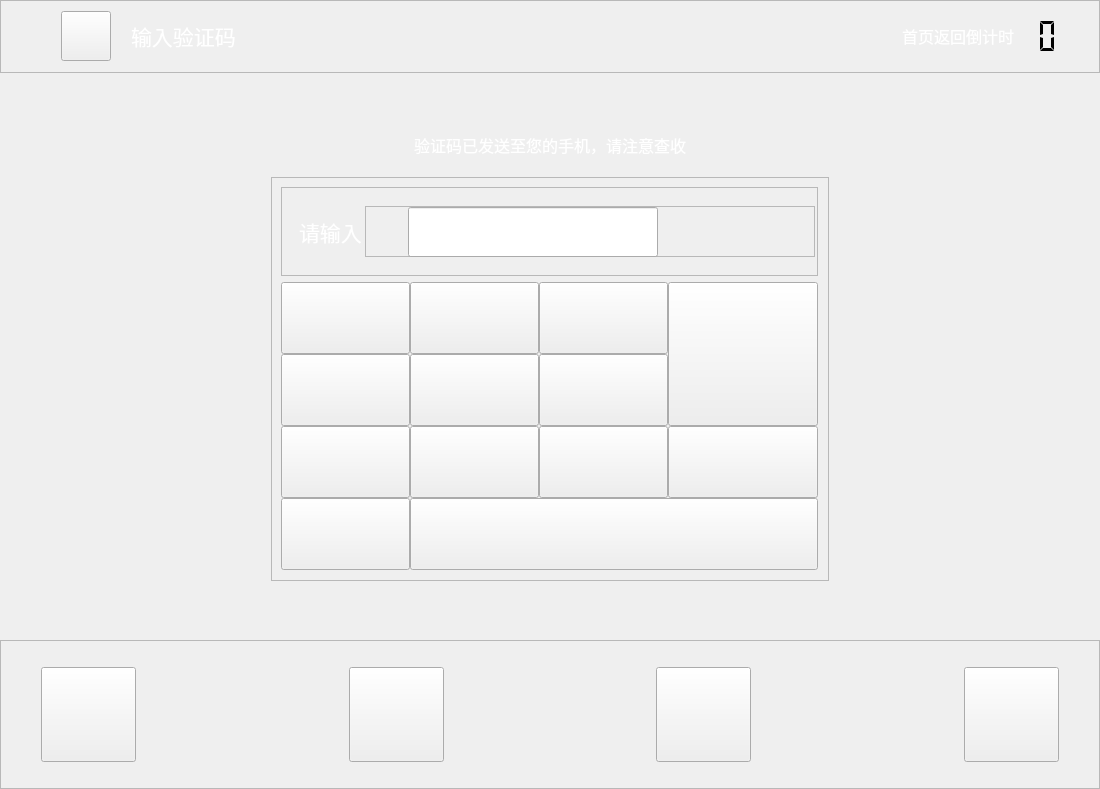
<?xml version="1.0" encoding="UTF-8"?>
<ui version="4.0">
 <class>IdentifyCode</class>
 <widget class="QWidget" name="IdentifyCode">
  <property name="geometry">
   <rect>
    <x>0</x>
    <y>0</y>
    <width>1100</width>
    <height>789</height>
   </rect>
  </property>
  <property name="windowTitle">
   <string>Form</string>
  </property>
  <layout class="QVBoxLayout" name="verticalLayout_2">
   <property name="spacing">
    <number>0</number>
   </property>
   <property name="leftMargin">
    <number>0</number>
   </property>
   <property name="topMargin">
    <number>0</number>
   </property>
   <property name="rightMargin">
    <number>0</number>
   </property>
   <property name="bottomMargin">
    <number>0</number>
   </property>
   <item>
    <widget class="QFrame" name="frame_4">
     <property name="sizePolicy">
      <sizepolicy hsizetype="Preferred" vsizetype="Fixed">
       <horstretch>0</horstretch>
       <verstretch>0</verstretch>
      </sizepolicy>
     </property>
     <property name="frameShape">
      <enum>QFrame::StyledPanel</enum>
     </property>
     <property name="frameShadow">
      <enum>QFrame::Raised</enum>
     </property>
     <layout class="QHBoxLayout" name="horizontalLayout_9">
      <property name="spacing">
       <number>0</number>
      </property>
      <property name="leftMargin">
       <number>0</number>
      </property>
      <property name="topMargin">
       <number>0</number>
      </property>
      <property name="rightMargin">
       <number>0</number>
      </property>
      <property name="bottomMargin">
       <number>0</number>
      </property>
      <item>
       <spacer name="horizontalSpacer_47">
        <property name="orientation">
         <enum>Qt::Horizontal</enum>
        </property>
        <property name="sizeType">
         <enum>QSizePolicy::Fixed</enum>
        </property>
        <property name="sizeHint" stdset="0">
         <size>
          <width>60</width>
          <height>20</height>
         </size>
        </property>
       </spacer>
      </item>
      <item>
       <widget class="QPushButton" name="pushButton">
        <property name="sizePolicy">
         <sizepolicy hsizetype="Fixed" vsizetype="Fixed">
          <horstretch>0</horstretch>
          <verstretch>0</verstretch>
         </sizepolicy>
        </property>
        <property name="minimumSize">
         <size>
          <width>50</width>
          <height>50</height>
         </size>
        </property>
        <property name="maximumSize">
         <size>
          <width>50</width>
          <height>50</height>
         </size>
        </property>
        <property name="focusPolicy">
         <enum>Qt::NoFocus</enum>
        </property>
        <property name="styleSheet">
         <string notr="true">border-image: url(:/image/picture/qietu/返回.png);</string>
        </property>
        <property name="text">
         <string/>
        </property>
       </widget>
      </item>
      <item>
       <spacer name="horizontalSpacer_8">
        <property name="orientation">
         <enum>Qt::Horizontal</enum>
        </property>
        <property name="sizeType">
         <enum>QSizePolicy::Fixed</enum>
        </property>
        <property name="sizeHint" stdset="0">
         <size>
          <width>20</width>
          <height>20</height>
         </size>
        </property>
       </spacer>
      </item>
      <item>
       <widget class="QLabel" name="label_9">
        <property name="sizePolicy">
         <sizepolicy hsizetype="Preferred" vsizetype="Fixed">
          <horstretch>0</horstretch>
          <verstretch>0</verstretch>
         </sizepolicy>
        </property>
        <property name="minimumSize">
         <size>
          <width>0</width>
          <height>50</height>
         </size>
        </property>
        <property name="maximumSize">
         <size>
          <width>16777215</width>
          <height>50</height>
         </size>
        </property>
        <property name="font">
         <font>
          <family>微软雅黑</family>
          <pointsize>16</pointsize>
         </font>
        </property>
        <property name="text">
         <string>&lt;html&gt;&lt;head/&gt;&lt;body&gt;&lt;p&gt;&lt;span style=&quot; color:#ffffff;&quot;&gt;输入验证码&lt;/span&gt;&lt;/p&gt;&lt;/body&gt;&lt;/html&gt;</string>
        </property>
       </widget>
      </item>
      <item>
       <spacer name="horizontalSpacer_9">
        <property name="orientation">
         <enum>Qt::Horizontal</enum>
        </property>
        <property name="sizeHint" stdset="0">
         <size>
          <width>249</width>
          <height>20</height>
         </size>
        </property>
       </spacer>
      </item>
      <item>
       <widget class="QLabel" name="label_10">
        <property name="font">
         <font>
          <family>微软雅黑</family>
          <pointsize>12</pointsize>
         </font>
        </property>
        <property name="text">
         <string>&lt;html&gt;&lt;head/&gt;&lt;body&gt;&lt;p&gt;&lt;span style=&quot; color:#ffffff;&quot;&gt;首页返回倒计时&lt;/span&gt;&lt;/p&gt;&lt;/body&gt;&lt;/html&gt;</string>
        </property>
       </widget>
      </item>
      <item>
       <widget class="QLCDNumber" name="lcdNumber">
        <property name="sizePolicy">
         <sizepolicy hsizetype="Fixed" vsizetype="Fixed">
          <horstretch>0</horstretch>
          <verstretch>0</verstretch>
         </sizepolicy>
        </property>
        <property name="minimumSize">
         <size>
          <width>50</width>
          <height>50</height>
         </size>
        </property>
        <property name="maximumSize">
         <size>
          <width>50</width>
          <height>50</height>
         </size>
        </property>
        <property name="font">
         <font>
          <family>微软雅黑</family>
          <pointsize>12</pointsize>
         </font>
        </property>
        <property name="layoutDirection">
         <enum>Qt::LeftToRight</enum>
        </property>
        <property name="autoFillBackground">
         <bool>false</bool>
        </property>
        <property name="inputMethodHints">
         <set>Qt::ImhNone</set>
        </property>
        <property name="frameShape">
         <enum>QFrame::NoFrame</enum>
        </property>
        <property name="frameShadow">
         <enum>QFrame::Plain</enum>
        </property>
        <property name="lineWidth">
         <number>0</number>
        </property>
        <property name="midLineWidth">
         <number>0</number>
        </property>
        <property name="smallDecimalPoint">
         <bool>true</bool>
        </property>
        <property name="digitCount">
         <number>2</number>
        </property>
        <property name="segmentStyle">
         <enum>QLCDNumber::Flat</enum>
        </property>
       </widget>
      </item>
      <item>
       <spacer name="verticalSpacer_12">
        <property name="orientation">
         <enum>Qt::Vertical</enum>
        </property>
        <property name="sizeType">
         <enum>QSizePolicy::Fixed</enum>
        </property>
        <property name="sizeHint" stdset="0">
         <size>
          <width>20</width>
          <height>71</height>
         </size>
        </property>
       </spacer>
      </item>
      <item>
       <spacer name="horizontalSpacer_15">
        <property name="orientation">
         <enum>Qt::Horizontal</enum>
        </property>
        <property name="sizeType">
         <enum>QSizePolicy::Fixed</enum>
        </property>
        <property name="sizeHint" stdset="0">
         <size>
          <width>15</width>
          <height>20</height>
         </size>
        </property>
       </spacer>
      </item>
     </layout>
    </widget>
   </item>
   <item>
    <spacer name="verticalSpacer_2">
     <property name="orientation">
      <enum>Qt::Vertical</enum>
     </property>
     <property name="sizeHint" stdset="0">
      <size>
       <width>20</width>
       <height>40</height>
      </size>
     </property>
    </spacer>
   </item>
   <item>
    <layout class="QHBoxLayout" name="horizontalLayout_10">
     <item>
      <spacer name="horizontalSpacer_16">
       <property name="orientation">
        <enum>Qt::Horizontal</enum>
       </property>
       <property name="sizeHint" stdset="0">
        <size>
         <width>40</width>
         <height>20</height>
        </size>
       </property>
      </spacer>
     </item>
     <item>
      <widget class="QLabel" name="label_3">
       <property name="minimumSize">
        <size>
         <width>0</width>
         <height>20</height>
        </size>
       </property>
       <property name="text">
        <string>&lt;html&gt;&lt;head/&gt;&lt;body&gt;&lt;p&gt;&lt;span style=&quot; font-size:12pt; color:#ffffff;&quot;&gt;验证码已发送至您的手机，请注意查收&lt;/span&gt;&lt;/p&gt;&lt;/body&gt;&lt;/html&gt;</string>
       </property>
      </widget>
     </item>
     <item>
      <spacer name="horizontalSpacer_17">
       <property name="orientation">
        <enum>Qt::Horizontal</enum>
       </property>
       <property name="sizeHint" stdset="0">
        <size>
         <width>40</width>
         <height>20</height>
        </size>
       </property>
      </spacer>
     </item>
    </layout>
   </item>
   <item>
    <spacer name="verticalSpacer_3">
     <property name="orientation">
      <enum>Qt::Vertical</enum>
     </property>
     <property name="sizeType">
      <enum>QSizePolicy::Fixed</enum>
     </property>
     <property name="sizeHint" stdset="0">
      <size>
       <width>20</width>
       <height>20</height>
      </size>
     </property>
    </spacer>
   </item>
   <item>
    <layout class="QHBoxLayout" name="horizontalLayout_2">
     <item>
      <spacer name="horizontalSpacer_3">
       <property name="orientation">
        <enum>Qt::Horizontal</enum>
       </property>
       <property name="sizeType">
        <enum>QSizePolicy::Expanding</enum>
       </property>
       <property name="sizeHint" stdset="0">
        <size>
         <width>60</width>
         <height>20</height>
        </size>
       </property>
      </spacer>
     </item>
     <item>
      <widget class="QFrame" name="frame_2">
       <property name="sizePolicy">
        <sizepolicy hsizetype="Preferred" vsizetype="Fixed">
         <horstretch>0</horstretch>
         <verstretch>0</verstretch>
        </sizepolicy>
       </property>
       <property name="minimumSize">
        <size>
         <width>0</width>
         <height>0</height>
        </size>
       </property>
       <property name="maximumSize">
        <size>
         <width>16777215</width>
         <height>166666</height>
        </size>
       </property>
       <property name="frameShape">
        <enum>QFrame::StyledPanel</enum>
       </property>
       <property name="frameShadow">
        <enum>QFrame::Raised</enum>
       </property>
       <layout class="QVBoxLayout" name="verticalLayout">
        <property name="rightMargin">
         <number>10</number>
        </property>
        <property name="bottomMargin">
         <number>10</number>
        </property>
        <item>
         <widget class="QFrame" name="frame">
          <property name="sizePolicy">
           <sizepolicy hsizetype="Fixed" vsizetype="Fixed">
            <horstretch>0</horstretch>
            <verstretch>0</verstretch>
           </sizepolicy>
          </property>
          <property name="minimumSize">
           <size>
            <width>537</width>
            <height>89</height>
           </size>
          </property>
          <property name="maximumSize">
           <size>
            <width>537</width>
            <height>89</height>
           </size>
          </property>
          <property name="styleSheet">
           <string notr="true"/>
          </property>
          <property name="frameShape">
           <enum>QFrame::StyledPanel</enum>
          </property>
          <property name="frameShadow">
           <enum>QFrame::Raised</enum>
          </property>
          <layout class="QHBoxLayout" name="horizontalLayout">
           <property name="spacing">
            <number>0</number>
           </property>
           <property name="leftMargin">
            <number>0</number>
           </property>
           <property name="topMargin">
            <number>0</number>
           </property>
           <property name="rightMargin">
            <number>0</number>
           </property>
           <property name="bottomMargin">
            <number>0</number>
           </property>
           <item>
            <spacer name="horizontalSpacer_2">
             <property name="orientation">
              <enum>Qt::Horizontal</enum>
             </property>
             <property name="sizeType">
              <enum>QSizePolicy::Fixed</enum>
             </property>
             <property name="sizeHint" stdset="0">
              <size>
               <width>16</width>
               <height>20</height>
              </size>
             </property>
            </spacer>
           </item>
           <item>
            <widget class="QLabel" name="label_2">
             <property name="sizePolicy">
              <sizepolicy hsizetype="Preferred" vsizetype="Fixed">
               <horstretch>0</horstretch>
               <verstretch>0</verstretch>
              </sizepolicy>
             </property>
             <property name="minimumSize">
              <size>
               <width>30</width>
               <height>31</height>
              </size>
             </property>
             <property name="maximumSize">
              <size>
               <width>65</width>
               <height>30</height>
              </size>
             </property>
             <property name="font">
              <font>
               <family>微软雅黑</family>
               <pointsize>16</pointsize>
              </font>
             </property>
             <property name="text">
              <string>&lt;html&gt;&lt;head/&gt;&lt;body&gt;&lt;p&gt;&lt;span style=&quot; color:#ffffff;&quot;&gt;请输入：&lt;/span&gt;&lt;/p&gt;&lt;/body&gt;&lt;/html&gt;</string>
             </property>
             <property name="alignment">
              <set>Qt::AlignCenter</set>
             </property>
            </widget>
           </item>
           <item>
            <widget class="QFrame" name="frame_3">
             <property name="minimumSize">
              <size>
               <width>260</width>
               <height>51</height>
              </size>
             </property>
             <property name="maximumSize">
              <size>
               <width>450</width>
               <height>51</height>
              </size>
             </property>
             <property name="frameShape">
              <enum>QFrame::StyledPanel</enum>
             </property>
             <property name="frameShadow">
              <enum>QFrame::Raised</enum>
             </property>
             <layout class="QHBoxLayout" name="horizontalLayout_4">
              <property name="spacing">
               <number>6</number>
              </property>
              <property name="leftMargin">
               <number>20</number>
              </property>
              <property name="topMargin">
               <number>0</number>
              </property>
              <property name="rightMargin">
               <number>6</number>
              </property>
              <property name="bottomMargin">
               <number>0</number>
              </property>
              <item>
               <widget class="QLineEdit" name="lineEdit">
                <property name="sizePolicy">
                 <sizepolicy hsizetype="Fixed" vsizetype="Fixed">
                  <horstretch>0</horstretch>
                  <verstretch>0</verstretch>
                 </sizepolicy>
                </property>
                <property name="minimumSize">
                 <size>
                  <width>0</width>
                  <height>50</height>
                 </size>
                </property>
                <property name="maximumSize">
                 <size>
                  <width>250</width>
                  <height>16777215</height>
                 </size>
                </property>
                <property name="focusPolicy">
                 <enum>Qt::NoFocus</enum>
                </property>
                <property name="text">
                 <string/>
                </property>
                <property name="alignment">
                 <set>Qt::AlignLeading|Qt::AlignLeft|Qt::AlignVCenter</set>
                </property>
               </widget>
              </item>
              <item>
               <widget class="QPushButton" name="pushButton_send">
                <property name="sizePolicy">
                 <sizepolicy hsizetype="Preferred" vsizetype="Fixed">
                  <horstretch>0</horstretch>
                  <verstretch>0</verstretch>
                 </sizepolicy>
                </property>
                <property name="minimumSize">
                 <size>
                  <width>74</width>
                  <height>40</height>
                 </size>
                </property>
                <property name="maximumSize">
                 <size>
                  <width>100</width>
                  <height>40</height>
                 </size>
                </property>
                <property name="font">
                 <font>
                  <family>微软雅黑</family>
                  <pointsize>12</pointsize>
                 </font>
                </property>
                <property name="focusPolicy">
                 <enum>Qt::NoFocus</enum>
                </property>
                <property name="styleSheet">
                 <string notr="true"/>
                </property>
                <property name="text">
                 <string/>
                </property>
                <property name="flat">
                 <bool>true</bool>
                </property>
               </widget>
              </item>
             </layout>
             <zorder>pushButton_send</zorder>
             <zorder>lineEdit</zorder>
            </widget>
           </item>
          </layout>
         </widget>
        </item>
        <item>
         <layout class="QGridLayout" name="gridLayout">
          <property name="spacing">
           <number>0</number>
          </property>
          <item row="1" column="0">
           <widget class="QPushButton" name="pushButton_4">
            <property name="sizePolicy">
             <sizepolicy hsizetype="Fixed" vsizetype="Fixed">
              <horstretch>0</horstretch>
              <verstretch>0</verstretch>
             </sizepolicy>
            </property>
            <property name="minimumSize">
             <size>
              <width>129</width>
              <height>72</height>
             </size>
            </property>
            <property name="maximumSize">
             <size>
              <width>129</width>
              <height>72</height>
             </size>
            </property>
            <property name="font">
             <font>
              <pointsize>9</pointsize>
              <weight>50</weight>
              <bold>false</bold>
             </font>
            </property>
            <property name="focusPolicy">
             <enum>Qt::NoFocus</enum>
            </property>
            <property name="styleSheet">
             <string notr="true">border-image: url(:/keyboard/数字键/4.png);</string>
            </property>
            <property name="text">
             <string/>
            </property>
           </widget>
          </item>
          <item row="0" column="1">
           <widget class="QPushButton" name="pushButton_2">
            <property name="sizePolicy">
             <sizepolicy hsizetype="Fixed" vsizetype="Fixed">
              <horstretch>0</horstretch>
              <verstretch>0</verstretch>
             </sizepolicy>
            </property>
            <property name="minimumSize">
             <size>
              <width>129</width>
              <height>72</height>
             </size>
            </property>
            <property name="maximumSize">
             <size>
              <width>129</width>
              <height>72</height>
             </size>
            </property>
            <property name="font">
             <font>
              <pointsize>9</pointsize>
              <weight>50</weight>
              <bold>false</bold>
             </font>
            </property>
            <property name="focusPolicy">
             <enum>Qt::NoFocus</enum>
            </property>
            <property name="styleSheet">
             <string notr="true">border-image: url(:/keyboard/数字键/2.png);</string>
            </property>
            <property name="text">
             <string/>
            </property>
           </widget>
          </item>
          <item row="1" column="1">
           <widget class="QPushButton" name="pushButton_5">
            <property name="sizePolicy">
             <sizepolicy hsizetype="Fixed" vsizetype="Fixed">
              <horstretch>0</horstretch>
              <verstretch>0</verstretch>
             </sizepolicy>
            </property>
            <property name="minimumSize">
             <size>
              <width>129</width>
              <height>72</height>
             </size>
            </property>
            <property name="maximumSize">
             <size>
              <width>129</width>
              <height>72</height>
             </size>
            </property>
            <property name="font">
             <font>
              <pointsize>9</pointsize>
              <weight>50</weight>
              <bold>false</bold>
             </font>
            </property>
            <property name="focusPolicy">
             <enum>Qt::NoFocus</enum>
            </property>
            <property name="styleSheet">
             <string notr="true">border-image: url(:/keyboard/数字键/5.png);</string>
            </property>
            <property name="text">
             <string/>
            </property>
           </widget>
          </item>
          <item row="1" column="2">
           <widget class="QPushButton" name="pushButton_6">
            <property name="sizePolicy">
             <sizepolicy hsizetype="Fixed" vsizetype="Fixed">
              <horstretch>0</horstretch>
              <verstretch>0</verstretch>
             </sizepolicy>
            </property>
            <property name="minimumSize">
             <size>
              <width>129</width>
              <height>72</height>
             </size>
            </property>
            <property name="maximumSize">
             <size>
              <width>129</width>
              <height>72</height>
             </size>
            </property>
            <property name="focusPolicy">
             <enum>Qt::NoFocus</enum>
            </property>
            <property name="styleSheet">
             <string notr="true">border-image: url(:/keyboard/数字键/6.png);</string>
            </property>
            <property name="text">
             <string/>
            </property>
           </widget>
          </item>
          <item row="0" column="3" rowspan="2">
           <widget class="QPushButton" name="pushButton_BackSapce">
            <property name="sizePolicy">
             <sizepolicy hsizetype="Preferred" vsizetype="Fixed">
              <horstretch>0</horstretch>
              <verstretch>0</verstretch>
             </sizepolicy>
            </property>
            <property name="minimumSize">
             <size>
              <width>144</width>
              <height>144</height>
             </size>
            </property>
            <property name="maximumSize">
             <size>
              <width>150</width>
              <height>144</height>
             </size>
            </property>
            <property name="focusPolicy">
             <enum>Qt::NoFocus</enum>
            </property>
            <property name="styleSheet">
             <string notr="true">border-image: url(:/keyboard/数字键/back.png);
border-image: url(:/keyboard/数字键/large_backspace.png);</string>
            </property>
            <property name="text">
             <string/>
            </property>
           </widget>
          </item>
          <item row="0" column="0">
           <widget class="QPushButton" name="pushButton_1">
            <property name="enabled">
             <bool>true</bool>
            </property>
            <property name="sizePolicy">
             <sizepolicy hsizetype="Fixed" vsizetype="Fixed">
              <horstretch>0</horstretch>
              <verstretch>0</verstretch>
             </sizepolicy>
            </property>
            <property name="minimumSize">
             <size>
              <width>129</width>
              <height>72</height>
             </size>
            </property>
            <property name="maximumSize">
             <size>
              <width>129</width>
              <height>72</height>
             </size>
            </property>
            <property name="font">
             <font>
              <pointsize>9</pointsize>
              <weight>50</weight>
              <bold>false</bold>
             </font>
            </property>
            <property name="focusPolicy">
             <enum>Qt::NoFocus</enum>
            </property>
            <property name="styleSheet">
             <string notr="true">border-image: url(:/keyboard/数字键/1.png);</string>
            </property>
            <property name="text">
             <string/>
            </property>
           </widget>
          </item>
          <item row="2" column="1">
           <widget class="QPushButton" name="pushButton_8">
            <property name="sizePolicy">
             <sizepolicy hsizetype="Fixed" vsizetype="Fixed">
              <horstretch>0</horstretch>
              <verstretch>0</verstretch>
             </sizepolicy>
            </property>
            <property name="minimumSize">
             <size>
              <width>129</width>
              <height>72</height>
             </size>
            </property>
            <property name="maximumSize">
             <size>
              <width>129</width>
              <height>72</height>
             </size>
            </property>
            <property name="focusPolicy">
             <enum>Qt::NoFocus</enum>
            </property>
            <property name="styleSheet">
             <string notr="true">border-image: url(:/keyboard/数字键/8.png);</string>
            </property>
            <property name="text">
             <string/>
            </property>
           </widget>
          </item>
          <item row="2" column="0">
           <widget class="QPushButton" name="pushButton_7">
            <property name="sizePolicy">
             <sizepolicy hsizetype="Fixed" vsizetype="Fixed">
              <horstretch>0</horstretch>
              <verstretch>0</verstretch>
             </sizepolicy>
            </property>
            <property name="minimumSize">
             <size>
              <width>129</width>
              <height>72</height>
             </size>
            </property>
            <property name="maximumSize">
             <size>
              <width>129</width>
              <height>72</height>
             </size>
            </property>
            <property name="focusPolicy">
             <enum>Qt::NoFocus</enum>
            </property>
            <property name="styleSheet">
             <string notr="true">border-image: url(:/keyboard/数字键/7.png);</string>
            </property>
            <property name="text">
             <string/>
            </property>
           </widget>
          </item>
          <item row="3" column="0">
           <widget class="QPushButton" name="pushButton_0">
            <property name="sizePolicy">
             <sizepolicy hsizetype="Fixed" vsizetype="Fixed">
              <horstretch>0</horstretch>
              <verstretch>0</verstretch>
             </sizepolicy>
            </property>
            <property name="minimumSize">
             <size>
              <width>129</width>
              <height>72</height>
             </size>
            </property>
            <property name="maximumSize">
             <size>
              <width>129</width>
              <height>72</height>
             </size>
            </property>
            <property name="focusPolicy">
             <enum>Qt::NoFocus</enum>
            </property>
            <property name="styleSheet">
             <string notr="true">border-image: url(:/keyboard/数字键/0.png);</string>
            </property>
            <property name="text">
             <string/>
            </property>
           </widget>
          </item>
          <item row="3" column="1" colspan="3">
           <widget class="QPushButton" name="pushButton_OK">
            <property name="sizePolicy">
             <sizepolicy hsizetype="Fixed" vsizetype="Fixed">
              <horstretch>0</horstretch>
              <verstretch>0</verstretch>
             </sizepolicy>
            </property>
            <property name="minimumSize">
             <size>
              <width>400</width>
              <height>72</height>
             </size>
            </property>
            <property name="maximumSize">
             <size>
              <width>426</width>
              <height>72</height>
             </size>
            </property>
            <property name="focusPolicy">
             <enum>Qt::NoFocus</enum>
            </property>
            <property name="styleSheet">
             <string notr="true">border-image: url(:/keyboard/数字键/longok.png);</string>
            </property>
            <property name="text">
             <string/>
            </property>
           </widget>
          </item>
          <item row="2" column="2">
           <widget class="QPushButton" name="pushButton_9">
            <property name="sizePolicy">
             <sizepolicy hsizetype="Fixed" vsizetype="Fixed">
              <horstretch>0</horstretch>
              <verstretch>0</verstretch>
             </sizepolicy>
            </property>
            <property name="minimumSize">
             <size>
              <width>129</width>
              <height>72</height>
             </size>
            </property>
            <property name="maximumSize">
             <size>
              <width>129</width>
              <height>72</height>
             </size>
            </property>
            <property name="focusPolicy">
             <enum>Qt::NoFocus</enum>
            </property>
            <property name="styleSheet">
             <string notr="true">border-image: url(:/keyboard/数字键/9.png);</string>
            </property>
            <property name="text">
             <string/>
            </property>
           </widget>
          </item>
          <item row="2" column="3">
           <widget class="QPushButton" name="pushButton_Reset">
            <property name="sizePolicy">
             <sizepolicy hsizetype="Fixed" vsizetype="Fixed">
              <horstretch>0</horstretch>
              <verstretch>0</verstretch>
             </sizepolicy>
            </property>
            <property name="minimumSize">
             <size>
              <width>150</width>
              <height>72</height>
             </size>
            </property>
            <property name="maximumSize">
             <size>
              <width>150</width>
              <height>72</height>
             </size>
            </property>
            <property name="focusPolicy">
             <enum>Qt::NoFocus</enum>
            </property>
            <property name="styleSheet">
             <string notr="true">border-image: url(:/keyboard/数字键/reset.png);</string>
            </property>
            <property name="text">
             <string/>
            </property>
           </widget>
          </item>
          <item row="0" column="2">
           <widget class="QPushButton" name="pushButton_3">
            <property name="sizePolicy">
             <sizepolicy hsizetype="Fixed" vsizetype="Fixed">
              <horstretch>0</horstretch>
              <verstretch>0</verstretch>
             </sizepolicy>
            </property>
            <property name="minimumSize">
             <size>
              <width>129</width>
              <height>72</height>
             </size>
            </property>
            <property name="maximumSize">
             <size>
              <width>129</width>
              <height>72</height>
             </size>
            </property>
            <property name="font">
             <font>
              <pointsize>9</pointsize>
              <weight>50</weight>
              <bold>false</bold>
             </font>
            </property>
            <property name="focusPolicy">
             <enum>Qt::NoFocus</enum>
            </property>
            <property name="styleSheet">
             <string notr="true">border-image: url(:/keyboard/数字键/3.png);</string>
            </property>
            <property name="text">
             <string/>
            </property>
           </widget>
          </item>
         </layout>
        </item>
       </layout>
      </widget>
     </item>
     <item>
      <spacer name="horizontalSpacer_4">
       <property name="orientation">
        <enum>Qt::Horizontal</enum>
       </property>
       <property name="sizeHint" stdset="0">
        <size>
         <width>40</width>
         <height>20</height>
        </size>
       </property>
      </spacer>
     </item>
    </layout>
   </item>
   <item>
    <spacer name="verticalSpacer">
     <property name="orientation">
      <enum>Qt::Vertical</enum>
     </property>
     <property name="sizeHint" stdset="0">
      <size>
       <width>20</width>
       <height>40</height>
      </size>
     </property>
    </spacer>
   </item>
   <item>
    <widget class="QFrame" name="frame_5">
     <property name="sizePolicy">
      <sizepolicy hsizetype="Preferred" vsizetype="Fixed">
       <horstretch>0</horstretch>
       <verstretch>0</verstretch>
      </sizepolicy>
     </property>
     <property name="minimumSize">
      <size>
       <width>0</width>
       <height>149</height>
      </size>
     </property>
     <property name="maximumSize">
      <size>
       <width>16777215</width>
       <height>149</height>
      </size>
     </property>
     <property name="frameShape">
      <enum>QFrame::StyledPanel</enum>
     </property>
     <property name="frameShadow">
      <enum>QFrame::Raised</enum>
     </property>
     <layout class="QGridLayout" name="gridLayout_4">
      <property name="leftMargin">
       <number>0</number>
      </property>
      <property name="topMargin">
       <number>0</number>
      </property>
      <property name="rightMargin">
       <number>0</number>
      </property>
      <property name="bottomMargin">
       <number>0</number>
      </property>
      <property name="spacing">
       <number>0</number>
      </property>
      <item row="0" column="3">
       <widget class="QPushButton" name="pushButton_purchase">
        <property name="sizePolicy">
         <sizepolicy hsizetype="Fixed" vsizetype="Fixed">
          <horstretch>0</horstretch>
          <verstretch>0</verstretch>
         </sizepolicy>
        </property>
        <property name="minimumSize">
         <size>
          <width>95</width>
          <height>95</height>
         </size>
        </property>
        <property name="maximumSize">
         <size>
          <width>95</width>
          <height>95</height>
         </size>
        </property>
        <property name="focusPolicy">
         <enum>Qt::NoFocus</enum>
        </property>
        <property name="text">
         <string/>
        </property>
       </widget>
      </item>
      <item row="0" column="2">
       <spacer name="horizontalSpacer_13">
        <property name="orientation">
         <enum>Qt::Horizontal</enum>
        </property>
        <property name="sizeHint" stdset="0">
         <size>
          <width>40</width>
          <height>20</height>
         </size>
        </property>
       </spacer>
      </item>
      <item row="0" column="7">
       <widget class="QPushButton" name="pushButton_public">
        <property name="sizePolicy">
         <sizepolicy hsizetype="Fixed" vsizetype="Fixed">
          <horstretch>0</horstretch>
          <verstretch>0</verstretch>
         </sizepolicy>
        </property>
        <property name="minimumSize">
         <size>
          <width>95</width>
          <height>95</height>
         </size>
        </property>
        <property name="maximumSize">
         <size>
          <width>95</width>
          <height>95</height>
         </size>
        </property>
        <property name="focusPolicy">
         <enum>Qt::NoFocus</enum>
        </property>
        <property name="text">
         <string/>
        </property>
       </widget>
      </item>
      <item row="0" column="0">
       <spacer name="horizontalSpacer_10">
        <property name="orientation">
         <enum>Qt::Horizontal</enum>
        </property>
        <property name="sizeType">
         <enum>QSizePolicy::Preferred</enum>
        </property>
        <property name="sizeHint" stdset="0">
         <size>
          <width>40</width>
          <height>20</height>
         </size>
        </property>
       </spacer>
      </item>
      <item row="0" column="8">
       <spacer name="horizontalSpacer_11">
        <property name="orientation">
         <enum>Qt::Horizontal</enum>
        </property>
        <property name="sizeType">
         <enum>QSizePolicy::Preferred</enum>
        </property>
        <property name="sizeHint" stdset="0">
         <size>
          <width>40</width>
          <height>20</height>
         </size>
        </property>
       </spacer>
      </item>
      <item row="0" column="4">
       <spacer name="horizontalSpacer_12">
        <property name="orientation">
         <enum>Qt::Horizontal</enum>
        </property>
        <property name="sizeHint" stdset="0">
         <size>
          <width>40</width>
          <height>20</height>
         </size>
        </property>
       </spacer>
      </item>
      <item row="0" column="1">
       <widget class="QPushButton" name="pushButton_home">
        <property name="sizePolicy">
         <sizepolicy hsizetype="Fixed" vsizetype="Fixed">
          <horstretch>0</horstretch>
          <verstretch>0</verstretch>
         </sizepolicy>
        </property>
        <property name="minimumSize">
         <size>
          <width>95</width>
          <height>95</height>
         </size>
        </property>
        <property name="maximumSize">
         <size>
          <width>95</width>
          <height>95</height>
         </size>
        </property>
        <property name="focusPolicy">
         <enum>Qt::NoFocus</enum>
        </property>
        <property name="styleSheet">
         <string notr="true"/>
        </property>
        <property name="text">
         <string/>
        </property>
       </widget>
      </item>
      <item row="0" column="6">
       <spacer name="horizontalSpacer_14">
        <property name="orientation">
         <enum>Qt::Horizontal</enum>
        </property>
        <property name="sizeHint" stdset="0">
         <size>
          <width>40</width>
          <height>20</height>
         </size>
        </property>
       </spacer>
      </item>
      <item row="0" column="5">
       <widget class="QPushButton" name="pushButton_search">
        <property name="sizePolicy">
         <sizepolicy hsizetype="Fixed" vsizetype="Fixed">
          <horstretch>0</horstretch>
          <verstretch>0</verstretch>
         </sizepolicy>
        </property>
        <property name="minimumSize">
         <size>
          <width>95</width>
          <height>95</height>
         </size>
        </property>
        <property name="maximumSize">
         <size>
          <width>95</width>
          <height>95</height>
         </size>
        </property>
        <property name="focusPolicy">
         <enum>Qt::NoFocus</enum>
        </property>
        <property name="text">
         <string/>
        </property>
       </widget>
      </item>
     </layout>
    </widget>
   </item>
  </layout>
 </widget>
 <resources/>
 <connections/>
</ui>
